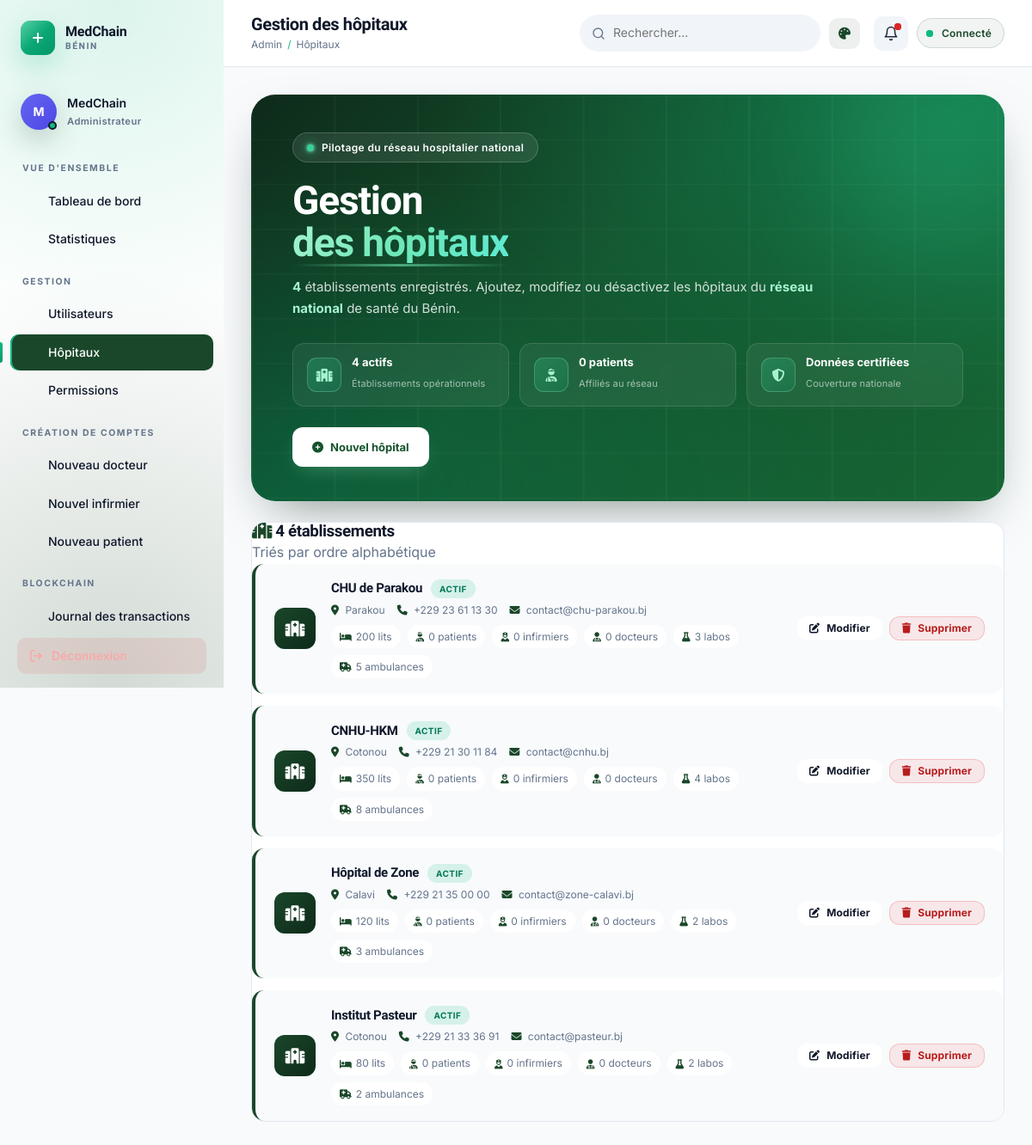
Page /gestion_hopitaux.php (signed in) on the committed database.
### tables this page shows
CREATE TABLE `hopitaux` (
  `id` int(11) NOT NULL AUTO_INCREMENT,
  `nom` varchar(255) NOT NULL,
  `ville` varchar(255) NOT NULL,
  `telephone` varchar(20) DEFAULT NULL,
  `email` varchar(100) DEFAULT NULL,
  `code_blockchain` varchar(64) DEFAULT NULL,
  `date_creation` timestamp NOT NULL DEFAULT current_timestamp(),
  `statut` enum('actif','inactif') DEFAULT 'actif',
  `nombre_lits` int(11) NOT NULL,
  `nombre_medecins` int(11) NOT NULL,
  `nombre_ambulances` int(11) NOT NULL,
  `nombre_labos` int(11) NOT NULL,
  `nombre_etudiants` int(11) NOT NULL,
  `Image` varchar(255) NOT NULL,
  PRIMARY KEY (`id`),
  UNIQUE KEY `code_blockchain` (`code_blockchain`)
);

### gestion_hopitaux.php (the view, shortened to what this page needs)
<?php
require_once 'config.php';
$mode    = $_GET['mode'] ?? 'liste';
$hopitaux = $pdo->query("
    SELECT h.*,
        (SELECT COUNT(*) FROM patients WHERE hopital_reference=h.id) AS nb_patients,
        (SELECT COUNT(*) FROM infirmiers WHERE hopital_principal_id=h.id) AS nb_infirmiers,
        (SELECT COUNT(*) FROM docteurs WHERE hopital_id=h.id) AS nb_docteurs
    FROM hopitaux h ORDER BY h.nom
")->fetchAll();
require_once 'includes/header_dashboard.php';
?>
<?php
  $totalActifs   = count(array_filter($hopitaux, fn($h) => ($h['statut'] ?? '') === 'actif'));
  $totalPatients = array_sum(array_column($hopitaux, 'nb_patients'));
?>
<section class="creer-hero reveal-up">
  <div class="ch-decor">
    <div class="ch-orb ch-orb-1"></div>
    <div class="ch-orb ch-orb-2"></div>
  </div>
  <div class="ch-content">
    <span class="ch-eyebrow">
      <span class="ch-dot"></span>
      Pilotage du réseau hospitalier national
    </span>
    <h1 class="ch-title">
      Gestion<br>
      <span class="ch-title-hl">des hôpitaux</span>
    </h1>
    <p class="ch-lead">
      <strong><?= count($hopitaux) ?></strong> établissements enregistrés.
      Ajoutez, modifiez ou désactivez les hôpitaux du <strong>réseau national</strong> de santé du Bénin.
    </p>
    <div class="ch-chips">
      <div class="ch-chip">
        <div class="ch-chip-icon"><i class="fas fa-hospital"></i></div>
        <div class="ch-chip-text">
          <strong><?= $totalActifs ?> actifs</strong>
          <span>Établissements opérationnels</span>
        </div>
      </div>
      <div class="ch-chip">
        <div class="ch-chip-icon"><i class="fas fa-user-injured"></i></div>
        <div class="ch-chip-text">
          <strong><?= $totalPatients ?> patients</strong>
          <span>Affiliés au réseau</span>
        </div>
      </div>
      <div class="ch-chip">
        <div class="ch-chip-icon"><i class="fas fa-shield-halved"></i></div>
        <div class="ch-chip-text">
          <strong>Données certifiées</strong>
          <span>Couverture nationale</span>
        </div>
      </div>
    </div>
    <div class="ch-actions">
      <?php if ($mode === 'liste'): ?>
        <a href="?mode=ajouter" class="ch-btn ch-btn-primary">
          <i class="fas fa-plus-circle"></i> Nouvel hôpital
        </a>
      <?php else: ?>
        <a href="gestion_hopitaux.php" class="ch-btn ch-btn-primary">
          <i class="fas fa-arrow-left"></i> Retour à la liste
        </a>
      <?php endif; ?>
    </div>
  </div>
</section>
<?php if ($mode === 'liste'): ?>
<section class="dash-card reveal-up">
  <div class="dash-card-head">
    <div>
      <h3><i class="fas fa-hospital" style="color:var(--forest)"></i> <?= count($hopitaux) ?> établissement<?= count($hopitaux) > 1 ? 's' : '' ?></h3>
      <p>Triés par ordre alphabétique</p>
    </div>
  </div>
  <?php if (empty($hopitaux)): ?>
    <div class="empty">
      <div class="empty-icon"><i class="fas fa-hospital"></i></div>
      <h4>Aucun hôpital enregistré</h4>
      <p>Cliquez sur « Nouvel hôpital » pour commencer.</p>
    </div>
  <?php else: ?>
    <div class="hopital-list">
      <?php foreach ($hopitaux as $h): ?>
        <div class="hopital-card <?= ($h['statut'] ?? 'actif') !== 'actif' ? 'is-inactive' : '' ?>">
          <div class="hopital-icon"><i class="fas fa-hospital"></i></div>
          <div class="hopital-body">
            <div class="hopital-head">
              <h4><?= htmlspecialchars($h['nom']) ?></h4>
              <span class="hopital-badge <?= ($h['statut'] ?? 'actif') === 'actif' ? 'ok' : 'ko' ?>">
                <?= ucfirst($h['statut'] ?? 'actif') ?>
              </span>
            </div>
            <p class="hopital-meta">
              <span><i class="fas fa-map-marker-alt"></i> <?= htmlspecialchars($h['ville']) ?></span>
              <?php if ($h['telephone']): ?><span><i class="fas fa-phone"></i> <?= htmlspecialchars($h['telephone']) ?></span><?php endif; ?>
              <?php if ($h['email']): ?><span><i class="fas fa-envelope"></i> <?= htmlspecialchars($h['email']) ?></span><?php endif; ?>
            </p>
            <div class="hopital-stats">
              <span><i class="fas fa-bed"></i> <?= (int)($h['nombre_lits'] ?? 0) ?> lits</span>
              <span><i class="fas fa-user-injured"></i> <?= (int)$h['nb_patients'] ?> patients</span>
              <span><i class="fas fa-user-nurse"></i> <?= (int)$h['nb_infirmiers'] ?> infirmiers</span>
              <span><i class="fas fa-user-md"></i> <?= (int)$h['nb_docteurs'] ?> docteurs</span>
              <span><i class="fas fa-flask"></i> <?= (int)($h['nombre_labos'] ?? 0) ?> labos</span>
              <span><i class="fas fa-ambulance"></i> <?= (int)($h['nombre_ambulances'] ?? 0) ?> ambulances</span>
            </div>
          </div>
          <div class="hopital-actions">
            <a href="?mode=modifier&id=<?= (int)$h['id'] ?>" class="btn btn-outline btn-sm">
              <i class="fas fa-edit"></i> Modifier
            </a>
            <form method="POST" action="gestion_hopitaux.php" style="display:inline" onsubmit="return confirm('Supprimer cet hôpital ?');">
              <button type="submit" class="btn btn-danger btn-sm">
                <i class="fas fa-trash"></i> Supprimer
              </button>
            </form>
          </div>
        </div>
      <?php endforeach; ?>
    </div>
  <?php endif; ?>
</section>
<?php endif; ?>
<?php require_once 'includes/footer_dashboard.php'; ?>

### rows in the picture
hopitaux: nom "CHU de Parakou", statut "ACTIF", ville "Parakou", telephone "+229 23 61 13 30", email "contact@chu-parakou.bj", nombre_lits "200", nb_patients "0", nb_infirmiers "0", nb_docteurs "0", nombre_labos "3", nombre_ambulances "5"
hopitaux: nom "CNHU-HKM", statut "ACTIF", ville "Cotonou", telephone "+229 21 30 11 84", email "contact@cnhu.bj", nombre_lits "350", nb_patients "0", nb_infirmiers "0", nb_docteurs "0", nombre_labos "4", nombre_ambulances "8"
hopitaux: nom "Hôpital de Zone", statut "ACTIF", ville "Calavi", telephone "+229 21 35 00 00", email "contact@zone-calavi.bj", nombre_lits "120", nb_patients "0", nb_infirmiers "0", nb_docteurs "0", nombre_labos "2", nombre_ambulances "3"
hopitaux: nom "Institut Pasteur", statut "ACTIF", ville "Cotonou", telephone "+229 21 33 36 91", email "contact@pasteur.bj", nombre_lits "80", nb_patients "0", nb_infirmiers "0", nb_docteurs "0", nombre_labos "2", nombre_ambulances "2"

### other values in the picture
$userInitials "M"
$userName "MedChain"
$roleLabel "Administrateur"
$group['title'] "VUE D'ENSEMBLE"
$label "Tableau de bord"
$label "Statistiques"
$group['title'] "GESTION"
$label "Utilisateurs"
$label "Hôpitaux"
$label "Permissions"
$group['title'] "CRÉATION DE COMPTES"
$label "Nouveau docteur"
$label "Nouvel infirmier"
$label "Nouveau patient"
$group['title'] "BLOCKCHAIN"
